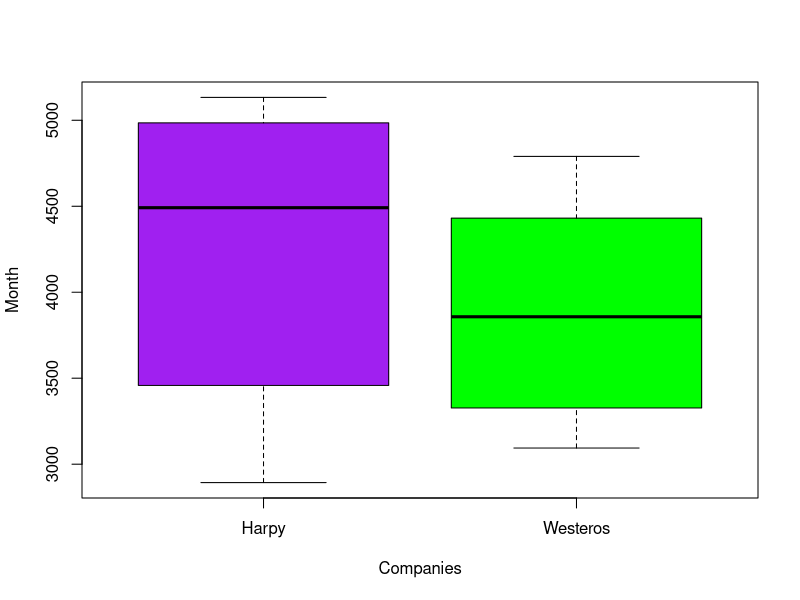

Generate this figure with R:
setwd("D:/Rita/ppp-2017/ppp-2017/tasks/task2")

data <- read.csv(file = "production-data.csv", header = TRUE)

sum_defect <- 0
sum_produced <- 0
table1 <- c()
table2 <- c()
count <- 0

for (j in 1:6) {
  for (i in 1:50) {
    for (k in 1:(8-j)) {
      sum_defect <- sum_defect + data[k+27*(i-1)+count,5]
    }
    sum_produced <- sum_produced + data[27*(i-1)+1+count,4]
    sum_produced <- sum_produced - sum_defect 
    sum_defect <- 0
  }
  table1 <- append(table1, sum_produced)
  sum_produced <- 0
  count <- count + (8-j)
}

count <- 0

for (j in 1:6) {
  for (i in 51:100) {
    for (k in 1:(8-j)) {
      sum_defect <- sum_defect + data[k+27*(i-1)+count,5]
    }
    sum_produced <- sum_produced + data[27*(i-1)+1+count,4]
    sum_produced <- sum_produced - sum_defect 
    sum_defect <- 0
  }
  table2 <- append(table2, sum_produced)
  sum_produced <- 0
  count <- count + (8-j)
}

big <- c()
Companies <- c("Harpy", "Harpy", "Harpy", "Harpy", "Harpy", "Harpy", "Westeros", "Westeros", "Westeros", "Westeros", "Westeros", "Westeros")
Month <- c(table1, table2)

boxplot(Month ~ Companies, col=c("purple", "green"))